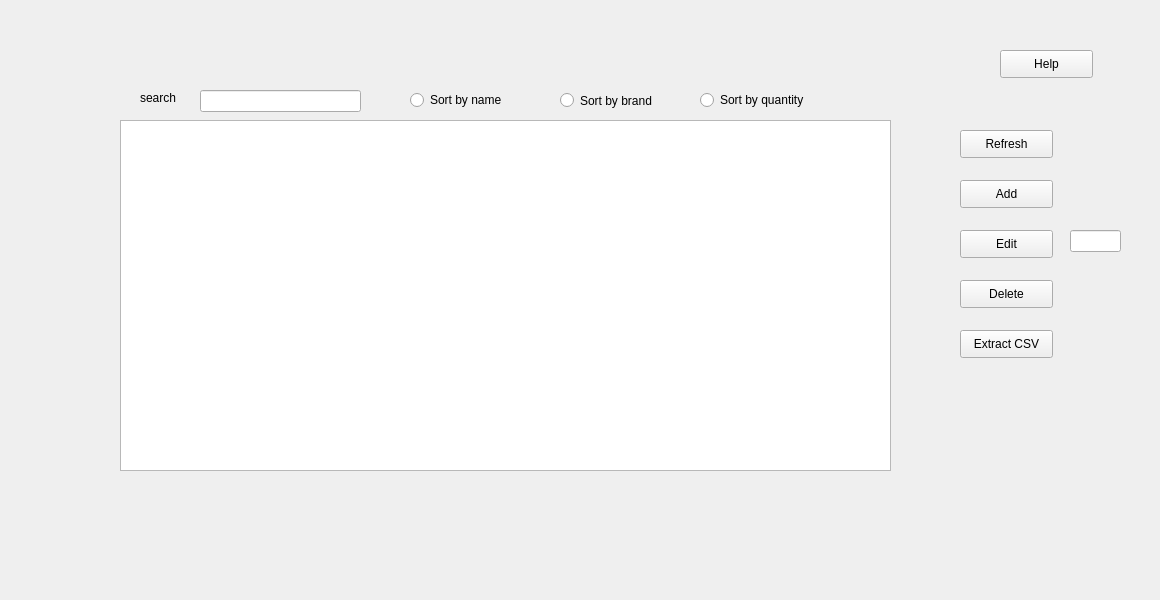
<?xml version="1.0" encoding="UTF-8"?>
<ui version="4.0">
 <class>MainWindow</class>
 <widget class="QMainWindow" name="MainWindow">
  <property name="geometry">
   <rect>
    <x>0</x>
    <y>0</y>
    <width>1160</width>
    <height>600</height>
   </rect>
  </property>
  <property name="windowTitle">
   <string>MainWindow</string>
  </property>
  <widget class="QWidget" name="centralwidget">
   <widget class="QStackedWidget" name="stackedWidget">
    <property name="geometry">
     <rect>
      <x>10</x>
      <y>10</y>
      <width>1131</width>
      <height>571</height>
     </rect>
    </property>
    <property name="currentIndex">
     <number>1</number>
    </property>
    <widget class="QWidget" name="page">
     <widget class="QLineEdit" name="usrname_LE">
      <property name="geometry">
       <rect>
        <x>180</x>
        <y>210</y>
        <width>171</width>
        <height>22</height>
       </rect>
      </property>
     </widget>
     <widget class="QLineEdit" name="pswd_LE">
      <property name="geometry">
       <rect>
        <x>180</x>
        <y>270</y>
        <width>171</width>
        <height>22</height>
       </rect>
      </property>
      <property name="echoMode">
       <enum>QLineEdit::Password</enum>
      </property>
     </widget>
     <widget class="QPushButton" name="login_pb">
      <property name="geometry">
       <rect>
        <x>190</x>
        <y>390</y>
        <width>93</width>
        <height>28</height>
       </rect>
      </property>
      <property name="text">
       <string>Login</string>
      </property>
     </widget>
     <widget class="QLabel" name="label">
      <property name="geometry">
       <rect>
        <x>70</x>
        <y>210</y>
        <width>91</width>
        <height>20</height>
       </rect>
      </property>
      <property name="text">
       <string>Username</string>
      </property>
     </widget>
     <widget class="QLabel" name="label_2">
      <property name="geometry">
       <rect>
        <x>70</x>
        <y>270</y>
        <width>56</width>
        <height>16</height>
       </rect>
      </property>
      <property name="text">
       <string>Password</string>
      </property>
     </widget>
    </widget>
    <widget class="QWidget" name="page_2">
     <widget class="QTableView" name="tabvPack">
      <property name="geometry">
       <rect>
        <x>110</x>
        <y>110</y>
        <width>771</width>
        <height>351</height>
       </rect>
      </property>
     </widget>
     <widget class="QLineEdit" name="search_LE">
      <property name="geometry">
       <rect>
        <x>190</x>
        <y>80</y>
        <width>161</width>
        <height>22</height>
       </rect>
      </property>
     </widget>
     <widget class="QLabel" name="label_3">
      <property name="geometry">
       <rect>
        <x>130</x>
        <y>80</y>
        <width>56</width>
        <height>16</height>
       </rect>
      </property>
      <property name="text">
       <string>search</string>
      </property>
     </widget>
     <widget class="QRadioButton" name="name_sort_radioBtn">
      <property name="geometry">
       <rect>
        <x>400</x>
        <y>80</y>
        <width>111</width>
        <height>20</height>
       </rect>
      </property>
      <property name="text">
       <string>Sort by name</string>
      </property>
     </widget>
     <widget class="QRadioButton" name="brand_sort_radioBtn">
      <property name="geometry">
       <rect>
        <x>550</x>
        <y>80</y>
        <width>111</width>
        <height>21</height>
       </rect>
      </property>
      <property name="styleSheet">
       <string notr="true"/>
      </property>
      <property name="text">
       <string>Sort by brand</string>
      </property>
     </widget>
     <widget class="QPushButton" name="add_pb">
      <property name="geometry">
       <rect>
        <x>950</x>
        <y>170</y>
        <width>93</width>
        <height>28</height>
       </rect>
      </property>
      <property name="text">
       <string>Add</string>
      </property>
     </widget>
     <widget class="QPushButton" name="refresh_pb">
      <property name="geometry">
       <rect>
        <x>950</x>
        <y>120</y>
        <width>93</width>
        <height>28</height>
       </rect>
      </property>
      <property name="text">
       <string>Refresh</string>
      </property>
     </widget>
     <widget class="QPushButton" name="edit_pb">
      <property name="geometry">
       <rect>
        <x>950</x>
        <y>220</y>
        <width>93</width>
        <height>28</height>
       </rect>
      </property>
      <property name="text">
       <string>Edit</string>
      </property>
     </widget>
     <widget class="QPushButton" name="delete_pb">
      <property name="geometry">
       <rect>
        <x>950</x>
        <y>270</y>
        <width>93</width>
        <height>28</height>
       </rect>
      </property>
      <property name="text">
       <string>Delete</string>
      </property>
     </widget>
     <widget class="QPushButton" name="extractCSV_pb">
      <property name="geometry">
       <rect>
        <x>950</x>
        <y>320</y>
        <width>93</width>
        <height>28</height>
       </rect>
      </property>
      <property name="text">
       <string>Extract CSV</string>
      </property>
     </widget>
     <widget class="QRadioButton" name="qte_sort_radioBtn">
      <property name="geometry">
       <rect>
        <x>690</x>
        <y>80</y>
        <width>131</width>
        <height>20</height>
       </rect>
      </property>
      <property name="text">
       <string>Sort by quantity</string>
      </property>
     </widget>
     <widget class="QLineEdit" name="updQuantity_LE">
      <property name="geometry">
       <rect>
        <x>1060</x>
        <y>220</y>
        <width>51</width>
        <height>22</height>
       </rect>
      </property>
      <property name="placeholderText">
       <string/>
      </property>
     </widget>
     <widget class="QPushButton" name="help_pb">
      <property name="geometry">
       <rect>
        <x>990</x>
        <y>40</y>
        <width>93</width>
        <height>28</height>
       </rect>
      </property>
      <property name="text">
       <string>Help</string>
      </property>
     </widget>
    </widget>
    <widget class="QWidget" name="page_3">
     <widget class="QLineEdit" name="name_LE">
      <property name="geometry">
       <rect>
        <x>190</x>
        <y>190</y>
        <width>161</width>
        <height>22</height>
       </rect>
      </property>
     </widget>
     <widget class="QLineEdit" name="brand_LE">
      <property name="geometry">
       <rect>
        <x>190</x>
        <y>280</y>
        <width>161</width>
        <height>22</height>
       </rect>
      </property>
     </widget>
     <widget class="QLineEdit" name="quantity_LE">
      <property name="geometry">
       <rect>
        <x>190</x>
        <y>370</y>
        <width>161</width>
        <height>22</height>
       </rect>
      </property>
     </widget>
     <widget class="QPushButton" name="add_return_pb">
      <property name="geometry">
       <rect>
        <x>480</x>
        <y>280</y>
        <width>93</width>
        <height>28</height>
       </rect>
      </property>
      <property name="text">
       <string>Add</string>
      </property>
     </widget>
     <widget class="QLabel" name="label_4">
      <property name="geometry">
       <rect>
        <x>60</x>
        <y>190</y>
        <width>56</width>
        <height>16</height>
       </rect>
      </property>
      <property name="text">
       <string>Name</string>
      </property>
     </widget>
     <widget class="QLabel" name="label_5">
      <property name="geometry">
       <rect>
        <x>60</x>
        <y>280</y>
        <width>56</width>
        <height>16</height>
       </rect>
      </property>
      <property name="text">
       <string>Brand</string>
      </property>
     </widget>
     <widget class="QLabel" name="label_6">
      <property name="geometry">
       <rect>
        <x>70</x>
        <y>370</y>
        <width>56</width>
        <height>16</height>
       </rect>
      </property>
      <property name="text">
       <string>Quantity</string>
      </property>
     </widget>
     <widget class="QPushButton" name="back0_pb">
      <property name="geometry">
       <rect>
        <x>1010</x>
        <y>60</y>
        <width>93</width>
        <height>28</height>
       </rect>
      </property>
      <property name="text">
       <string>Back</string>
      </property>
     </widget>
     <widget class="QLabel" name="add_error_label">
      <property name="geometry">
       <rect>
        <x>500</x>
        <y>320</y>
        <width>361</width>
        <height>16</height>
       </rect>
      </property>
      <property name="text">
       <string>    _</string>
      </property>
     </widget>
    </widget>
    <widget class="QWidget" name="page_4">
     <widget class="QLabel" name="label_7">
      <property name="geometry">
       <rect>
        <x>90</x>
        <y>50</y>
        <width>181</width>
        <height>41</height>
       </rect>
      </property>
      <property name="styleSheet">
       <string notr="true">font: 14pt &quot;MS Shell Dlg 2&quot;;</string>
      </property>
      <property name="text">
       <string>Help Menu</string>
      </property>
     </widget>
     <widget class="QPushButton" name="back1_pb">
      <property name="geometry">
       <rect>
        <x>980</x>
        <y>50</y>
        <width>93</width>
        <height>28</height>
       </rect>
      </property>
      <property name="text">
       <string>Back</string>
      </property>
     </widget>
     <widget class="QLabel" name="label_8">
      <property name="geometry">
       <rect>
        <x>330</x>
        <y>170</y>
        <width>211</width>
        <height>151</height>
       </rect>
      </property>
      <property name="styleSheet">
       <string notr="true">font: 11pt &quot;MS Shell Dlg 2&quot;;</string>
      </property>
      <property name="text">
       <string>Updating Quantity


Select product name from table
Enter new quantity
Press Edit button</string>
      </property>
     </widget>
     <widget class="QLabel" name="label_9">
      <property name="geometry">
       <rect>
        <x>40</x>
        <y>150</y>
        <width>201</width>
        <height>191</height>
       </rect>
      </property>
      <property name="styleSheet">
       <string notr="true">font: 11pt &quot;MS Shell Dlg 2&quot;;</string>
      </property>
      <property name="text">
       <string>Deleting Product 


Select product name from table
Press Delete button</string>
      </property>
     </widget>
    </widget>
   </widget>
  </widget>
 </widget>
 <resources/>
 <connections/>
</ui>
